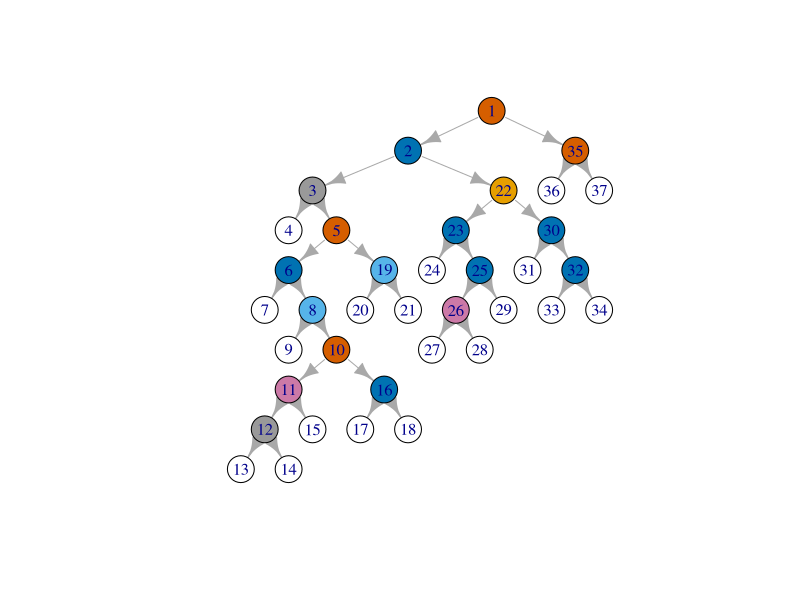

The R script that drew this image:
# Load library
library(MASS)
library(igraph)

# Clear environment
rm(list = ls())

# Setting Japanese font (for MacOSX)
# par(family= "HiraKakuProN-W3")

# Chapter7 e.g.64
# 回帰の決定木。

# 分岐処理の際の損失関数sq_loss(y)
# 分岐先のデータ集合における応答変数値の分散を返す。
# 分散が小さい（=似たような応答変数値のデータが割り振られている）割り振り方を
# より適切な分岐の仕方であると判定する。
sq_loss <- function(y) {
  y_bar <- mean(y)
  return(sum((y - y_bar) ^ 2))
}

# 分岐処理を行う関数branch(x, y, f, S, m)
# x: 全説明変数データ。説明変数行列の形で受け取る。
# y: 全応答変数データ
# f: 分岐を評価する損失関数
# S: 分岐を評価するデータの添字集合
# m: 説明変数に含まれる要素数（実際は利用されていない！）
branch <- function(x, y, f, S, m = ncol(x)) {
  n <- length(S) # 分岐を評価するデータ集合に含まれるデータ数
  p <- ncol(x) # 説明変数に含まれる要素数
  if (n == 0) { # 評価するデータ集合が空集合ならばNULLを返す。
    return(NULL)
  }
  best_score <- Inf # 分岐評価スコアの最小値
  for (j in 1:p) { # 分岐評価に用いる要素として、説明変数の全要素をなめる。
    for (i in S) { # 分岐評価に用いるデータとして、評価対象データ集合の全データをなめる。
      left <- NULL; right <- NULL # 分岐先のデータ集合
      for (k in S) {
        if (x[k, j] < x[i, j]) { # i番目のデータの第j要素を基準値として、各データの第j要素を評価する。
          left <- c(left, k) # 基準値より大きかったら左の分岐へ割り振る。
        } else {
          right <- c(right, k) # 基準値より小さかったら右の分岐へ割り振る。
        }
      }
      L <- f(y[left]); R <- f(y[right]) # 割り振られた分岐先のデータ集合において、損失関数の値を計算。
      score <- L + R # 左右のデータ群の損失関数値の和を、当該分岐条件における評価スコアとする。
      if (score < best_score) {
        best_score <- score
        # ベストスコアを叩いた分岐条件のパラメータを戻り値とする。
        info <- list(i = i, j = j, # 分岐評価の基準値として用いた、「i番目のデータの第j要素」のi, j
                     left = left, right = right, # 左と右の各分岐に割り振られたデータの添字。
                     score = best_score, # ベストスコアの値。
                     left_score = L, right_score = R) # ベストスコアの際の左と右の各データ集合における損失関数値。
      }
    }
  }
  return(info)
}

dt <- function(x, y, 
               f = "sq_loss", alpha = 0, n_min = 1, m = ncol(x)) {
  if (f == "sq_loss") {
    g <- sq_loss
  } else if (f == "mis_match") {
    g <- mis_match
  } else if (f == "gini") {
    g <- gini
  } else {
    g <- entropy
  }
  n <- length(y)
  stack <- list()
  stack[[1]] <- list(parent = 0, set = 1:n, score = g(y))
  vertex <- list()
  k <- 0
  while (length(stack) > 0) {
    r <- length(stack)
    node <- stack[[r]]
    stack <- stack[-r]
    k <- k + 1
    res <- branch(x, y, g, node$set, m)
    if (node$score - res$score < alpha ||
        length(node$set) < n_min ||
        length(res$left) == 0 ||
        length(res$right) == 0) {
      vertex[[k]] <- list(parent = node$parent, j = 0, set = node$set)
    } else {
      vertex[[k]] <- list(parent = node$parent, set = node$set, 
                          th = x[res$i, res$j], j = res$j)
      stack[[r]] <- list(parent = k, set = res$right, score = res$right_score)
      stack[[r + 1]] <- list(parent = k, set = res$left, score = res$left_score)
    }
  }
  mode <- function(y) {
    names(sort(table(y), decreasing = TRUE))[1]
  }
  r <- length(vertex)
  for (h in 1:r) {
    vertex[[h]]$left <- 0; vertex[[h]]$right <- 0
  }
  for (h in r:2) {
    pa <- vertex[[h]]$parent
    if (vertex[[pa]]$right == 0) {
      vertex[[pa]]$right <- h
    } else {
      vertex[[pa]]$left <- h
    }
  }
  if (f == "sq_loss") {
    g <- mean
  } else {
    g <- mode
  }
  for (h in 1:r) {
    if (vertex[[h]]$j == 0) {
      vertex[[h]]$center <- g(y[vertex[[h]]$set])
    }
  }
  return(vertex)
}

x <- as.matrix(Boston[, 1:13])
y <- as.vector(Boston[, 14])
vertex <- dt(x, y, n_min = 50)
r <- length(vertex)
col <- array(dim = r)
edge_list <- matrix(nrow = r, ncol = 2)
for (h in 1:r) {
  col[h] <- vertex[[h]]$j
  edge_list[h, ] <- c(vertex[[h]]$parent, h)
}
edge_list <- edge_list[-1, ]
g <- graph_from_edgelist(edge_list)
V(g)$color <- col
plot(g, layout = layout.reingold.tilford(g, root = 1))
VAR <- NULL
TH <- NULL
for (h in 1:r) {
  if (vertex[[h]]$j != 0) {
    j <- vertex[[h]]$j
    th <- vertex[[h]]$th
    VAR <- c(VAR, j)
    TH <- c(TH, th)
  }
}
print(cbind(VAR, TH))
